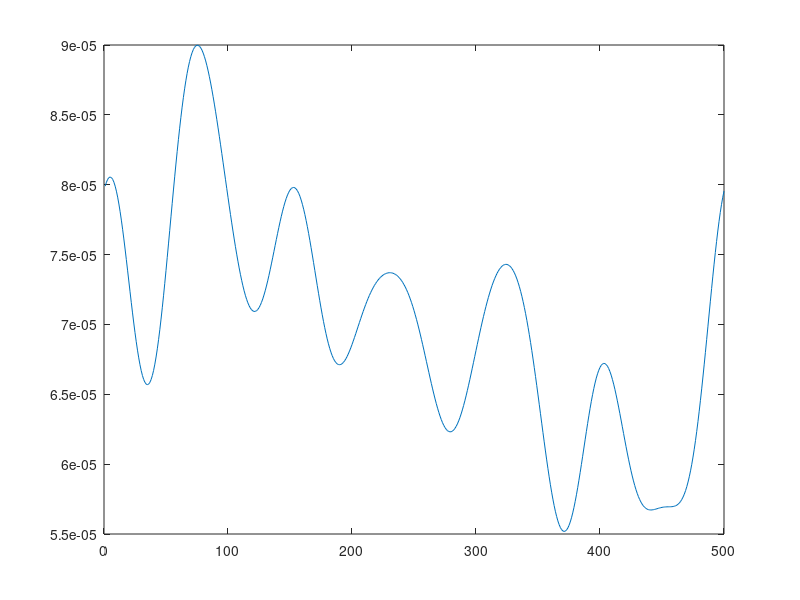
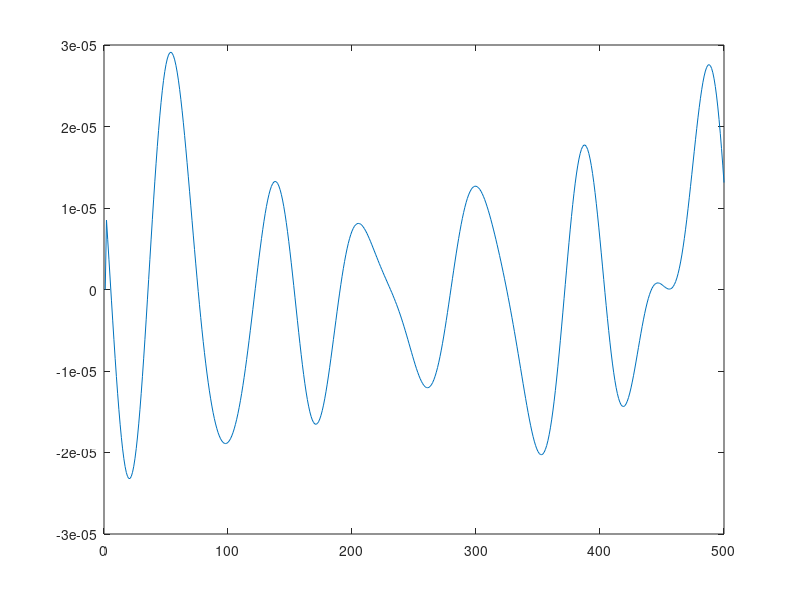
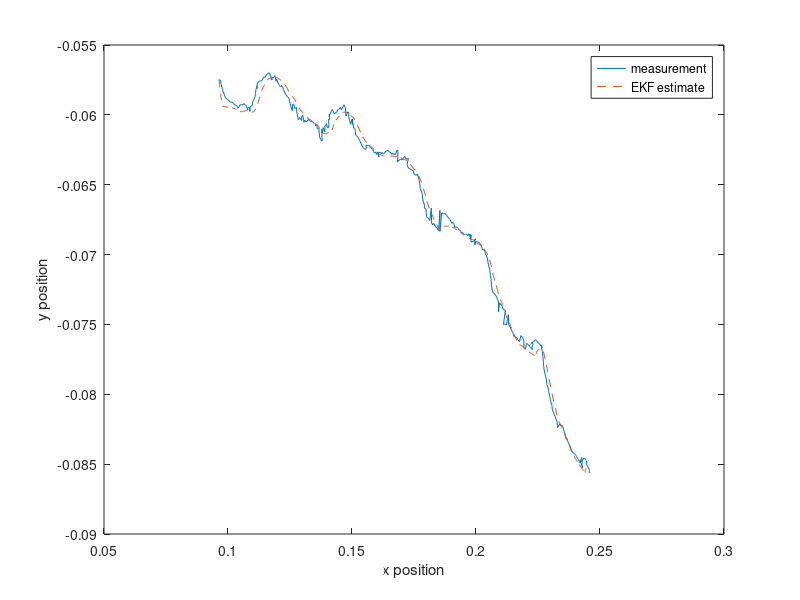
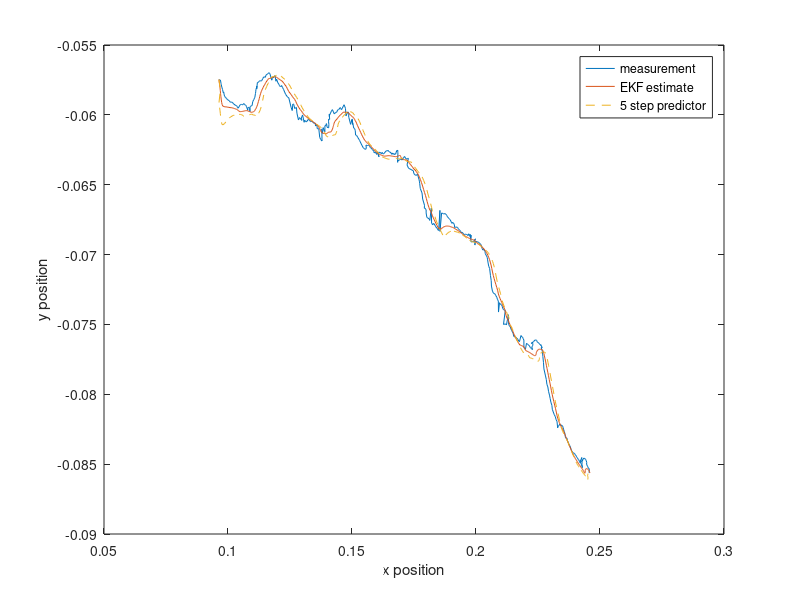

MATLAB code for these plots, in order:
close all; clear all; clc;
%%
load filtered_volume_history.mat;

%%
[numRows, numCols]=size(img);
calibration_factor = 0.2/numRows; %meter/pixel
Cd  = 0.30;
dt = 1/30;

Volume_history = zeros(1,length(height_history));
h_hist = zeros(1,length(height_history));
r_hist = zeros(1,length(height_history));
% jelly_dx = zeros(1,length(height_history)-1);
% jelly_dy = zeros(1,length(height_history)-1);
u_hist = zeros(1,length(height_history));
px = zeros(1,length(height_history));
py = zeros(1,length(height_history));

for i = 1:length(height_history)
    h = height_history(i)*calibration_factor;
    r = width_history(i)/2*calibration_factor;
    h_hist(i) = h;
    r_hist(i) = r;
    Volume_history(i) = 2/3*pi*h*r^2;
    px(i) = location(1,i)*calibration_factor;
    py(i) = location(2,i)*calibration_factor;
end


for i = 2:length(height_history)
    u_hist(i) = (filtered_volume(i)-filtered_volume(i-1))/dt;
end

%%
figure;
plot(filtered_volume)

figure;
plot(u_hist)

%% EKF
f = @(x,u,h,r) [x(1) + dt*x(3);
                x(2) + dt*x(4);
                x(3) + dt*(2*u^2/(pi*r^2)-0.5*pi*r^2*Cd*x(3)^2)/((1+(h/r)^1.4)*x(5));
                x(4) - dt*(0.5*1.5*h*r*Cd*x(4)^2)/((1+(h/r)^1.4)*x(5));
                x(5) + dt*u];
x0 = [px(1);py(1);0;0.01;Volume_history(1)];
x_pred = zeros(5,length(height_history));
x_pred(:,1) = x0;
x_update = x_pred;
cov_pred = zeros(5,5,length(height_history));
cov_pred(:,:,1) = eye(5);
cov_update = cov_pred;
Q = 0.01*eye(5);
R = eye(2);
for i = 2:length(height_history)
    alpha = (h_hist(i)/r_hist(i))^1.4;
    Sx = pi*r_hist(i)^2;
    Sy = 1.5*h_hist(i)*r_hist(i);
    %predict
    x_pred(:,i) = f(x_update(:,i-1),u_hist(i-1),h_hist(i-1),r_hist(i-1));
    %Jacobian
    A = [1,0,dt,0,0;
         0,1,0,dt,0;
         0,0,1-dt*Sx*Cd*x_pred(3,i)/((1+alpha)*x_pred(5,i)),0, -dt*(2*u_hist(i)^2/Sx-0.5*Sx*Cd*x_pred(3,i)^2)/((1+alpha)*x_pred(5,i)^2);
         0,0,0,1-dt*Sy*Cd*x_pred(4,i)/((1+alpha)*x_pred(5,i)), dt*0.5*Sy*Cd*x_pred(4,i)^2/((1+alpha)*x_pred(5,i)^2);
         0,0,0,0,1];
    C = [1,0,0,0,0;
         0,1,0,0,0];
    cov_pred(:,:,i) = A*cov_update(:,:,i-1)*A' + Q;
    %update
    innov = [px(i);py(i)]-[x_pred(1,i);x_pred(2,i)];
    Kt = cov_pred(:,:,i)*C'*inv(C*cov_pred(:,:,i)*C' + R);
    x_update(:,i) = x_pred(:,i) + Kt*innov;
    cov_update(:,:,i) = (eye(5) - Kt*C)*cov_pred(:,:,i);   
end

%% predictor
% initialize the predicted values with the EKF updates
x_predictor5 = x_update;
% we are going to predict n_pred number of steps
n_pred = 5;
% we go from the initial step  to N steps before the end
for i = 1:length(height_history) - n_pred
    step = x_update(:,i);
    for j = 1:n_pred
        step = f(step,u_hist(i+n_pred-1),h_hist(i+n_pred-1),r_hist(i+n_pred-1));
    end
    x_predictor5(:,i+n_pred) = step;
end
%%
figure()
plot(px,-py,x_update(1,:),-x_update(2,:),'--')
legend('measurement','EKF estimate')
xlabel('x position')
ylabel('y position')

%%
figure()
plot(px,-py,x_update(1,:),-x_update(2,:),x_predictor5(1,:),-x_predictor5(2,:),'--')
xlabel('x position')
ylabel('y position')
legend('measurement','EKF estimate','5 step predictor')



  